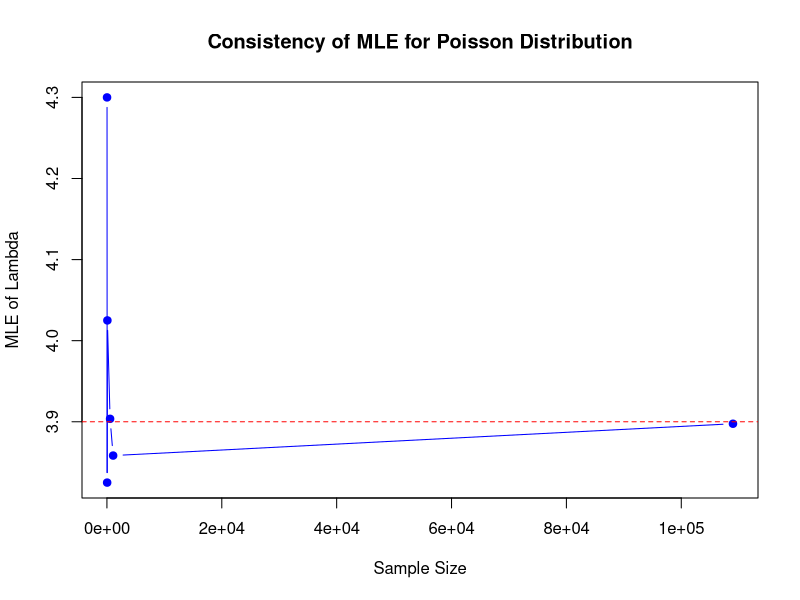

This figure's R source:
## ---- chunk 1
set.seed(123)
lambda_true <- 3.9
sample_sizes <- c(20, 40, 80, 550, 1080, 109000)
lambda_mle_values <- numeric(length(sample_sizes))

for (i in seq_along(sample_sizes)) {
  x <- rpois(sample_sizes[i], lambda_true)
  lambda_mle_values[i] <- mean(x)
}

result <- data.frame(Sample_Size = sample_sizes, MLE_Lambda = lambda_mle_values)
print(result)

plot(sample_sizes, lambda_mle_values, type = "b", col = "blue", pch = 19,
     xlab = "Sample Size", ylab = "MLE of Lambda",
     main = "Consistency of MLE for Poisson Distribution")
abline(h = lambda_true, col = "red", lty = 2)

